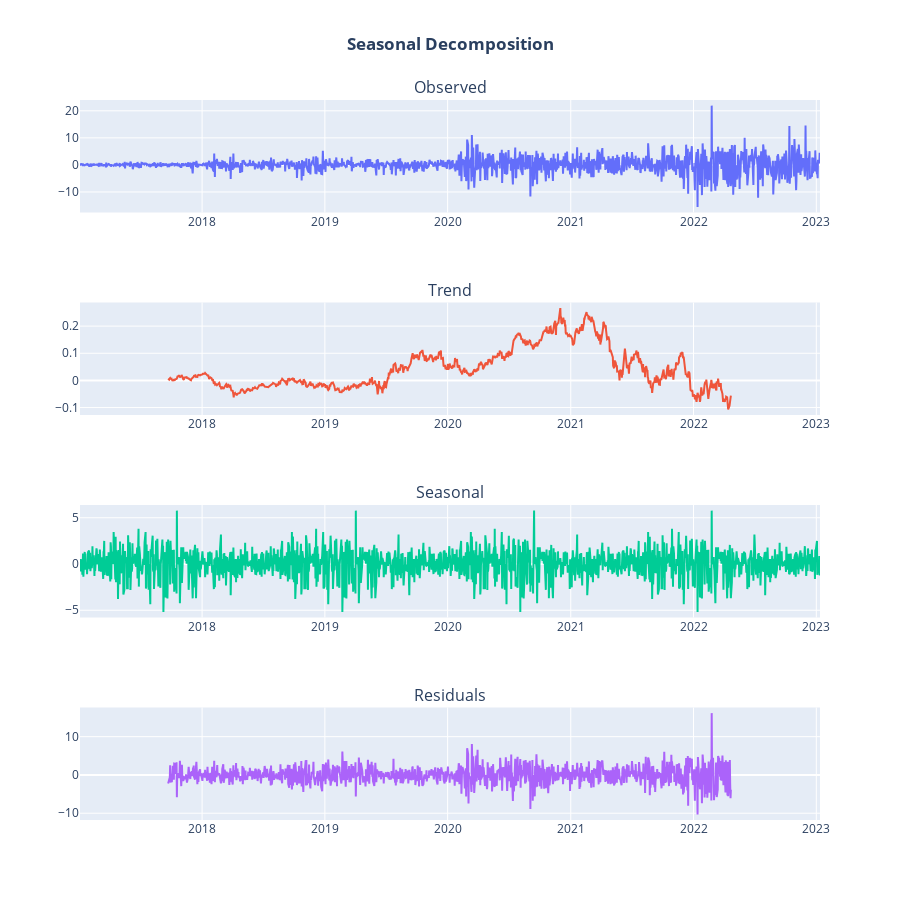

The cell this chart's notebook holds for it:
### Markdown cell above
### Decomposition

### Code cell
from functions import plot_seasonal_decompose
from statsmodels.tsa.seasonal import seasonal_decompose

decomposition = seasonal_decompose(df['day_change'], model='additive', period=365)
fig = plot_seasonal_decompose(decomposition, dates=df['Date'])
fig.show()

### Figure 1 — Plotly figure (JSON) as saved in the notebook; plotly's stock layout.template omitted (floating-point values rounded to 4 significant figures; data arrays with more than 128 entries replaced by an {"elided": "..."} marker saying what was removed)
{"data": [{"mode": "lines", "name": "Observed", "type": "scatter", "x": {"elided": "1518 str values"}, "xaxis": "x", "y": {"elided": "1518 float values"}, "yaxis": "y"}, {"mode": "lines", "name": "Trend", "type": "scatter", "x": {"elided": "1518 str values"}, "xaxis": "x2", "y": {"elided": "1518 float values"}, "yaxis": "y2"}, {"mode": "lines", "name": "Seasonal", "type": "scatter", "x": {"elided": "1518 str values"}, "xaxis": "x3", "y": {"elided": "1518 float values"}, "yaxis": "y3"}, {"mode": "lines", "name": "Residual", "type": "scatter", "x": {"elided": "1518 str values"}, "xaxis": "x4", "y": {"elided": "1518 float values"}, "yaxis": "y4"}], "layout": {"annotations": [{"font": {"size": 16}, "showarrow": false, "text": "Observed", "x": 0.5, "xanchor": "center", "xref": "paper", "y": 1, "yanchor": "bottom", "yref": "paper"}, {"font": {"size": 16}, "showarrow": false, "text": "Trend", "x": 0.5, "xanchor": "center", "xref": "paper", "y": 0.7188, "yanchor": "bottom", "yref": "paper"}, {"font": {"size": 16}, "showarrow": false, "text": "Seasonal", "x": 0.5, "xanchor": "center", "xref": "paper", "y": 0.4375, "yanchor": "bottom", "yref": "paper"}, {"font": {"size": 16}, "showarrow": false, "text": "Residuals", "x": 0.5, "xanchor": "center", "xref": "paper", "y": 0.1562, "yanchor": "bottom", "yref": "paper"}], "height": 900, "margin": {"t": 100}, "showlegend": false, "title": {"text": "<b>Seasonal Decomposition</b>", "x": 0.5}, "xaxis": {"anchor": "y", "domain": [0, 1]}, "xaxis2": {"anchor": "y2", "domain": [0, 1]}, "xaxis3": {"anchor": "y3", "domain": [0, 1]}, "xaxis4": {"anchor": "y4", "domain": [0, 1]}, "yaxis": {"anchor": "x", "domain": [0.8438, 1]}, "yaxis2": {"anchor": "x2", "domain": [0.5625, 0.7188]}, "yaxis3": {"anchor": "x3", "domain": [0.2812, 0.4375]}, "yaxis4": {"anchor": "x4", "domain": [0, 0.1562]}}}
